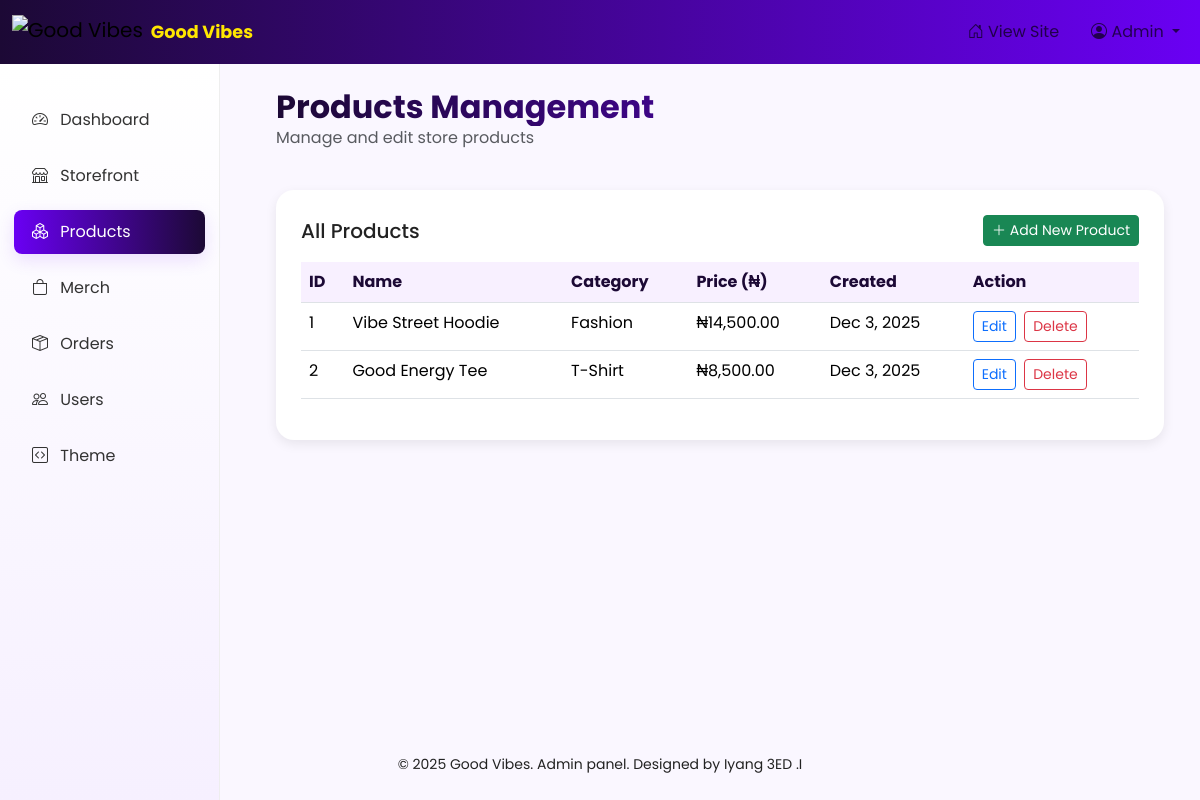
/admin/products.php (signed in), run on the app's committed database.
### tables this page shows
CREATE TABLE products (
  id INT AUTO_INCREMENT PRIMARY KEY,
  product_name VARCHAR(255) NOT NULL,
  category VARCHAR(100),
  description TEXT,
  price DECIMAL(10,2),
  image VARCHAR(255),
  created_at TIMESTAMP DEFAULT CURRENT_TIMESTAMP
);

### admin/products.php (the view, shortened to what this page needs)
<?php
require '../db_connect.php';
$products = $conn->query("SELECT id, product_name, category, price, created_at FROM products ORDER BY created_at DESC");
?>
<?php include __DIR__ . '/../theme/header.php'; ?>
<div class="container-fluid">
  <div class="row mb-4">
    <div class="col-12">
      <h2 class="mb-0">Products Management</h2>
      <p class="text-muted">Manage and edit store products</p>
    </div>
  </div>
  <div class="gv-card">
    <div class="d-flex justify-content-between align-items-center mb-3">
      <h5 class="mb-0">All Products</h5>
      <a href="../add_product.php" class="btn btn-success btn-sm">
        <i class="bi bi-plus-lg"></i> Add New Product
      </a>
    </div>
    <div class="table-responsive">
      <table class="table table-hover">
        <thead>
          <tr>
            <th>ID</th>
            <th>Name</th>
            <th>Category</th>
            <th>Price (₦)</th>
            <th>Created</th>
            <th>Action</th>
          </tr>
        </thead>
        <tbody>
          <?php if ($products && $products->num_rows > 0): ?>
            <?php while ($product = $products->fetch_assoc()): ?>
              <tr>
                <td><?php echo $product['id']; ?></td>
                <td><?php echo htmlspecialchars($product['product_name']); ?></td>
                <td><?php echo htmlspecialchars($product['category'] ?? ''); ?></td>
                <td>₦<?php echo number_format($product['price'], 2); ?></td>
                <td><?php echo isset($product['created_at']) ? date('M j, Y', strtotime($product['created_at'])) : ''; ?></td>
                <td>
                  <a href="products.php?edit=<?php echo $product['id']; ?>" class="btn btn-sm btn-outline-primary me-1">
                    Edit
                  </a>
                  <a href="products.php?delete=<?php echo $product['id']; ?>"
                     class="btn btn-sm btn-outline-danger"
                     onclick="return confirm('Are you sure you want to delete this product?');">
                    Delete
                  </a>
                </td>
              </tr>
            <?php endwhile; ?>
          <?php else: ?>
            <tr>
              <td colspan="6" class="text-center text-muted py-4">No products found</td>
            </tr>
          <?php endif; ?>
        </tbody>
      </table>
    </div>
  </div>
</div>
<?php include __DIR__ . '/../theme/footer.php'; ?>

### assets/admin.css (style rules this page uses)
:root { --gv-purple: #1c0935; --gv-magenta: #6a00f4; --gv-accent: #ffe600; --gv-muted: #f6f0ff; }
body { font-family: 'Poppins', sans-serif; background: #fff; color: #222; }
.gv-card { border-radius: 14px; background: linear-gradient(180deg, #fff, #f7f3ff); padding: 24px; box-shadow: 0 8px 30px rgba(27, 0, 51, 0.06); }

### admin/products.php (style rules this page uses)
:root { --gv-purple: #1c0935; --gv-magenta: #6a00f4; --gv-bg: #faf7ff; }
body { background: var(--gv-bg); font-family: 'Poppins', sans-serif; }
h2 { font-weight: 700; background: linear-gradient(90deg, var(--gv-purple), var(--gv-magenta)); -webkit-background-clip: text; -webkit-text-fill-color: transparent; }
.gv-card { background: #fff; border-radius: 18px; padding: 25px; box-shadow: 0 4px 12px rgba(0,0,0,0.08); margin-bottom: 20px; }
.table thead th { background-color: #f8f0ff; color: var(--gv-purple); }

### data on the page
products: id "1", product_name "Vibe Street Hoodie", category "Fashion", price "14,500.00", created_at "Dec 3, 2025"
products: id "2", product_name "Good Energy Tee", category "T-Shirt", price "8,500.00", created_at "Dec 3, 2025"
